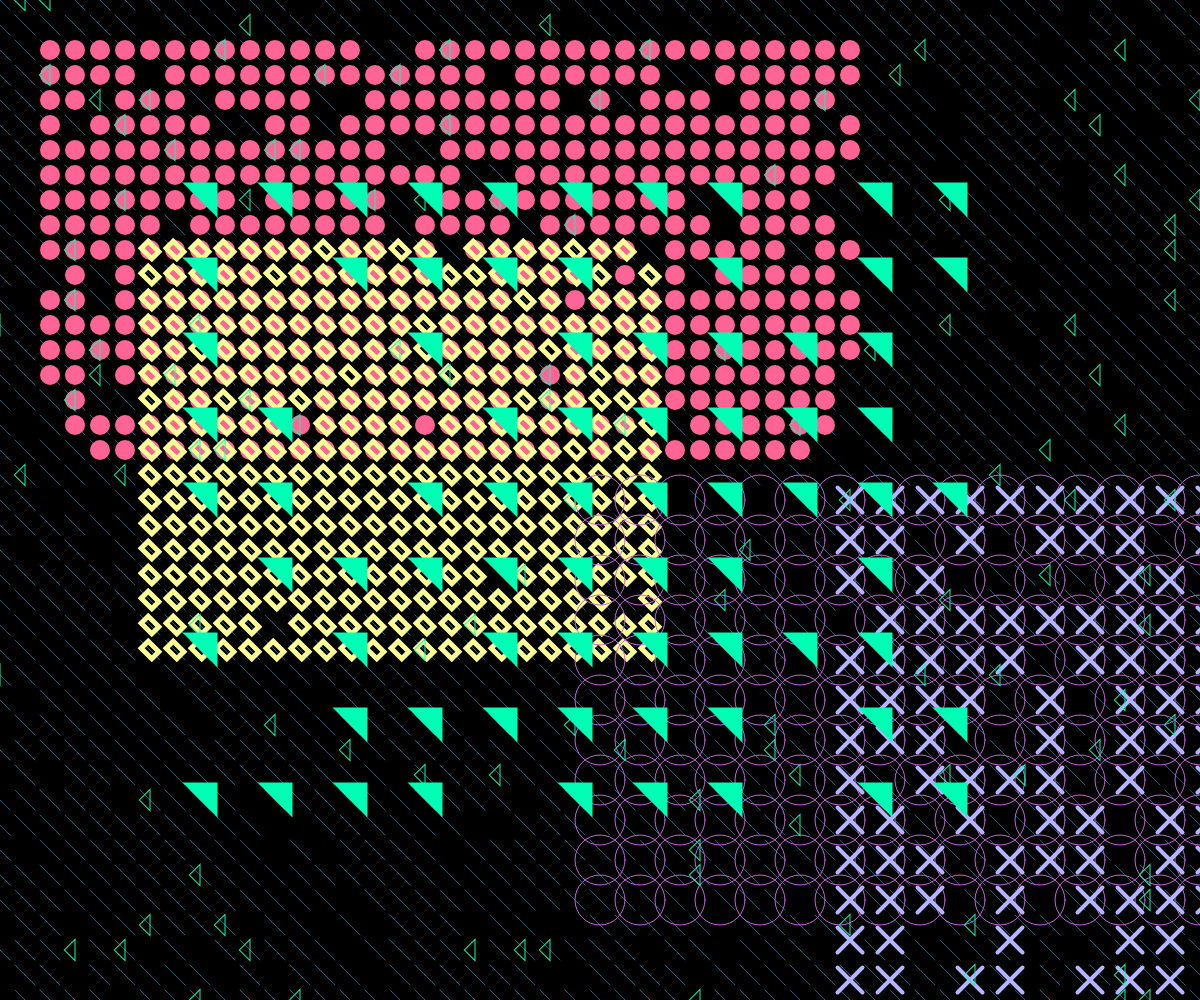
Frame 1 (no input)
Frame 60 (no input): identical to frame 1, image omitted
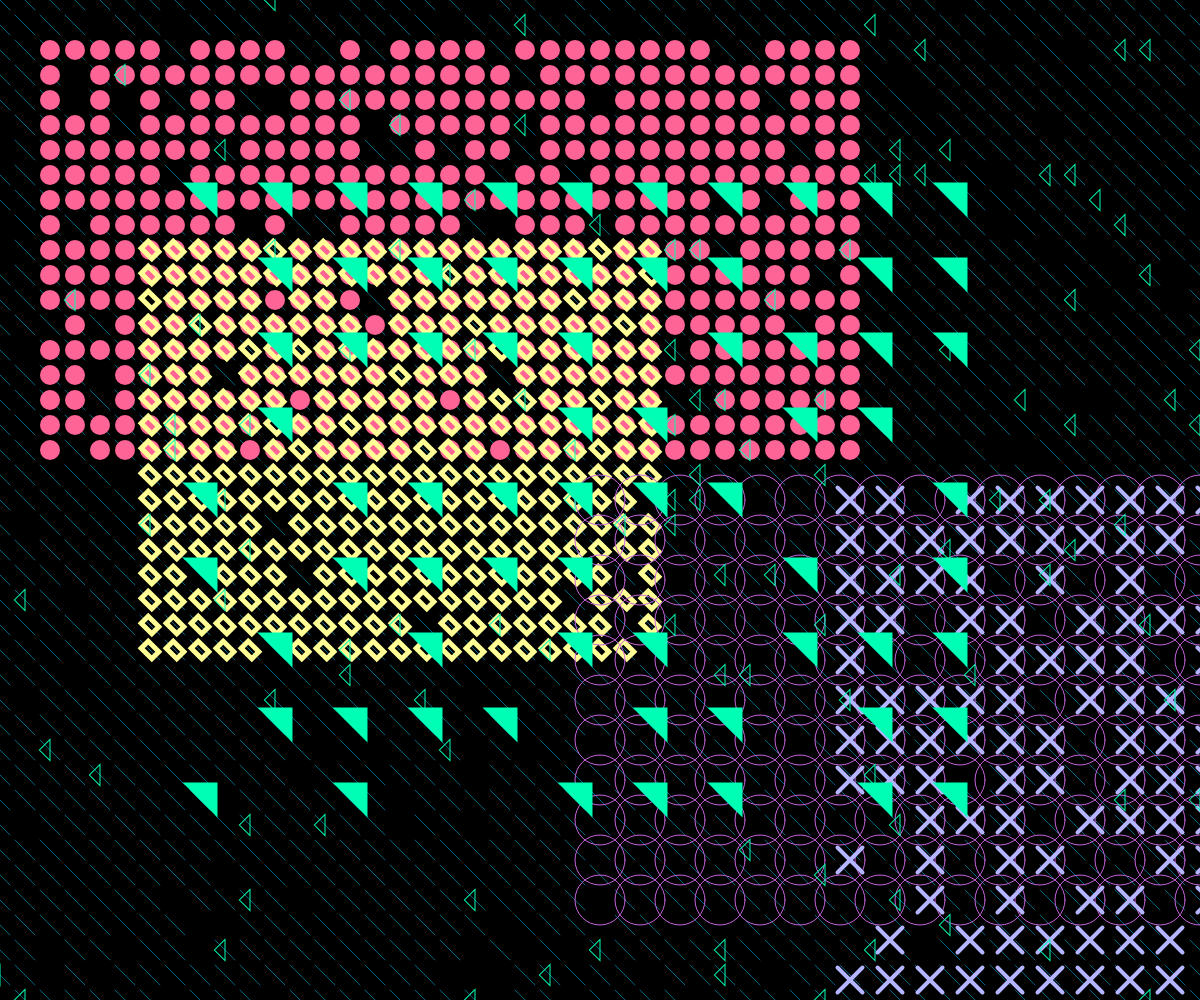
Frame 120 (the mouse pressed at the canvas centre since frame 60)

The p5.js sketch that drew these frames (run headless with seeded random() and noise() and a simulated clock; from frame 60 on, the mouse is pressed at the canvas centre):

// p5.js sketch
// ── sketch.js
// draw centered line
// draw left top line

// draw centered triangle
// draw lef top triangle

// add a probability factor ?

var seed

function setup() {

    createCanvas(windowWidth, windowHeight);

    background(0);
    pixelDensity(1)
    rectMode(CENTER)

    seed = random(9999)
    console.log(seed)

}


function draw() {
    randomSeed(seed)
    background(0);
    noStroke();
    noFill();

    strokeWeight(0.5)
    strokeCap(ROUND)
    stroke(0, 200, 255)
    draw_line_grid(0, 0, width, height, 25, 20, 0, 0.9)


    noStroke()


    fill(255, 100, 150)
    draw_ellipse_grid(50, 50, 800, 400, 25, 20, 0.86)
    strokeWeight(5)
    stroke(255, 255, 150)
    noFill()
    draw_rect_grid(150, 250, 500, 400, 25, 15, 10, PI / 4, 0.95)

    noFill()
    strokeWeight(1)
    stroke(200, 100, 222)
    draw_ellipse_grid(width - width / 2, height - 500, width / 2, 400, 40, 50, 1)
    strokeWeight(4)
    stroke(180, 180, 255)
    draw_cross_grid(width - 350, height - 500, width / 3, 500, 40, 25, 25, 0, 0.75)

    noStroke()
    fill(0, 255, 180)
    draw_tri_grid(200, 200, width - 400, height - 400, 75, 35, PI, 0.75)
    noFill()
    strokeWeight(1)
    stroke(0, 255, 180)
    draw_tri_grid(0, 0, width , height , 25, 15, PI/4, 0.05)

}

function draw_ellipse_grid(xpos, ypos, w, h, spacing, eltSiz, prob) {
    for (var i = xpos; i <= xpos + w; i += spacing) {
        for (var j = ypos; j <= ypos + h; j += spacing) {
            if (random(1) < prob) {
                push()
                translate(i, j)
                ellipse(0, 0, eltSiz, eltSiz)
                pop()
            }
        }
    }
}

function draw_rect_grid(xpos, ypos, w, h, spacing, eltW, eltH, rot, prob) {
    for (var i = xpos; i <= xpos + w; i += spacing) {
        for (var j = ypos; j <= ypos + h; j += spacing) {
            if (random(1) < prob) {
                push()
                translate(i, j)
                rotate(rot)
                rect(0, 0, eltW, eltH)
                pop()
            }
        }
    }
}

function draw_cross_grid(xpos, ypos, w, h, spacing, eltW, eltH, rot, prob) {
    for (var i = xpos; i <= xpos + w; i += spacing) {
        for (var j = ypos; j <= ypos + h; j += spacing) {
            if (random(1) < prob) {
                push()
                translate(i, j)
                rotate(rot)
                line(0, 0, -eltW / 2, -eltH / 2)
                line(0, 0, +eltW / 2, +eltH / 2)
                line(0, 0, -eltW / 2, +eltH / 2)
                line(0, 0, +eltW / 2, -eltH / 2)
                pop()
            }
        }
    }
}

function draw_line_grid(xpos, ypos, w, h, spacing, eltS, rot, prob) {
    for (var i = xpos; i <= xpos + w; i += spacing) {
        for (var j = ypos; j <= ypos + h; j += spacing) {
            if (random(1) < prob) {
                push()
                translate(i, j)
                rotate(rot)
                line(0, 0, -eltS / 2, -eltS / 2)
                line(0, 0, +eltS / 2, +eltS / 2)
                pop()
            }
        }
    }
}

function draw_tri_grid(xpos, ypos, w, h, spacing, eltS, rot, prob) {
    for (var i = xpos; i <= xpos + w; i += spacing) {
        for (var j = ypos; j <= ypos + h; j += spacing) {
            if (random(1) < prob) {
                push()
                translate(i, j)
                rotate(rot)
                triangle(-eltS / 2, -eltS / 2, eltS / 2, eltS / 2, -eltS / 2, eltS / 2)
                pop()
            }
        }
    }

}

function mousePressed() {
    seed = random(9999)
}


function windowResized() {

    resizeCanvas(windowWidth, windowHeight);

}
